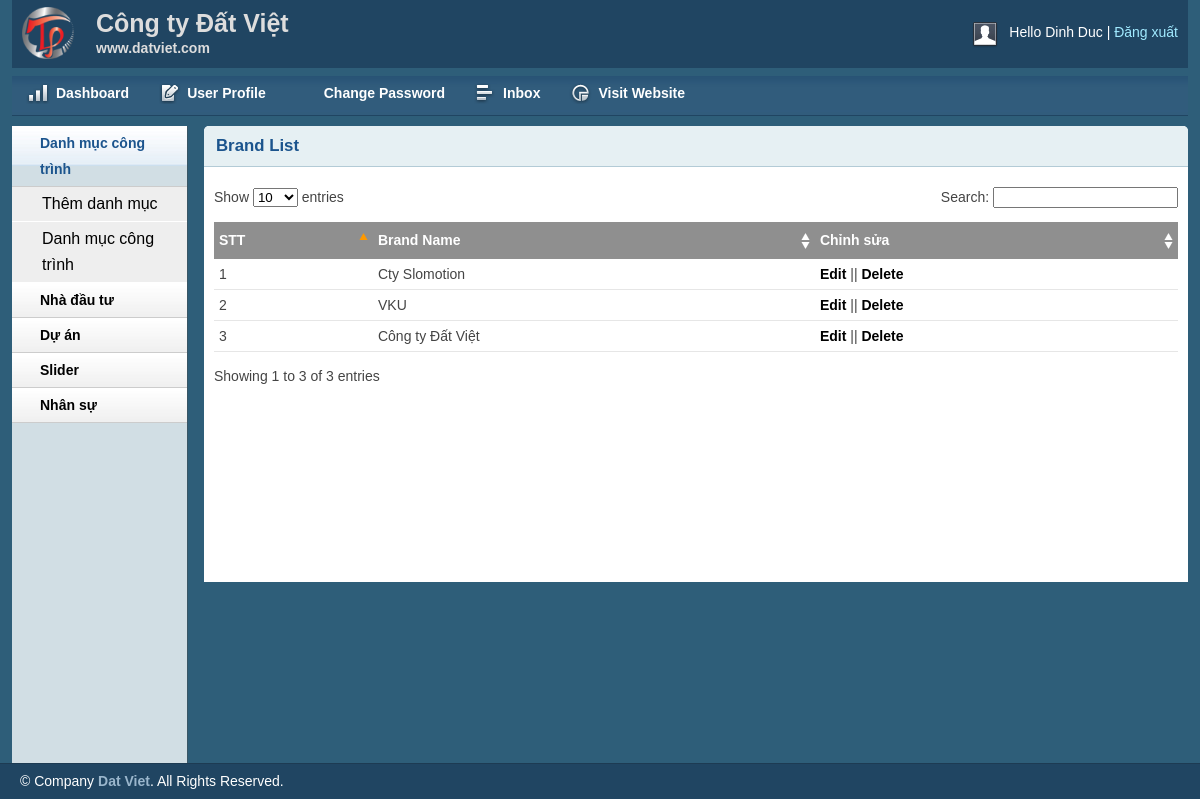
/website_datviet/admin/brandlist.php (signed in), run on the app's committed database.
### tables this page shows
CREATE TABLE `tbl_brand` (
  `brandId` int(11) NOT NULL,
  `brandName` varchar(255) NOT NULL
);

### website_datviet/lib/database.php (called while the page is built, shortened)
<?php
Class Database{
   public $host   = DB_HOST;
   public $user   = DB_USER;
   public $pass   = DB_PASS;
   public $dbname = DB_NAME;
   public $link;
private function connectDB(){
   $this->link = new mysqli($this->host, $this->user, $this->pass,
    $this->dbname);
 }
public function select($query){
  $result = $this->link->query($query) or
   die($this->link->error.__LINE__);
  if($result->num_rows > 0){
    return $result;
  } else {
    return false;
  }
 }
}
?>

### website_datviet/classes/brand.php (called while the page is built, shortened)
<?php
	$filepath = realpath(dirname(__FILE__));
	include_once ($filepath.'/../lib/database.php');
?>
<?php
	class brand
	{
		private $db;
		public function __construct()
		{
			$this->db = new Database();
		}
		public function show_brand()
		{
			$query = "SELECT * FROM tbl_brand order by brandId desc ";
			$result = $this->db->select($query);
			return $result;
		}
	}
 ?>

### website_datviet/admin/brandlist.php (the view, shortened to what this page needs)
<?php include 'inc/header.php';?>
<?php include 'inc/sidebar.php';?>
<?php include '../classes/brand.php'; ?>
<?php
$brand = new brand();
?>
        <div class="grid_10">
            <div class="box round first grid">
                <h2>Brand List</h2>
                <div class="block">
                    <table class="data display datatable" id="example">
					<thead>
						<tr>
							<th>STT</th>
							<th>Brand Name</th>
							<th>Chỉnh sửa</th>
						</tr>
					</thead>
					<tbody>
						<?php
						$show_brand = $brand->show_brand();
						if($show_brand){
							$i = 0;
							while ($result = $show_brand->fetch_assoc()) {
								$i++;
						?>
						<tr class="odd gradeX">
							<td><?php echo $i; ?></td>
							<td><?php echo $result['brandName'] ?></td>
							<td><a href="brandedit.php?brandid=<?php echo $result['brandId'] ?>">Edit</a> || <a onclick="return confirm('Are you want to delete')" href="?delid=<?php echo $result['brandId']?>">Delete</a></td>
						</tr>
						<?php
							}
						}
						?>
					</tbody>
				</table>
               </div>
            </div>
        </div>
<?php include 'inc/footer.php';?>

### website_datviet/admin/css/text.css (style rules this page uses)
body { font: 13px/1.5 Tahoma, Helvetica, Arial, 'Liberation Sans', FreeSans, sans-serif; }
h2 { font-size: 23px; }
p, dl, hr, h1, h2, h3, h4, h5, h6, ol, ul, pre, table, address, fieldset { margin-bottom: 20px; }

### website_datviet/admin/css/grid.css (style rules this page uses)
.grid_1, .grid_2, .grid_3, .grid_4, .grid_5, .grid_6, .grid_7, .grid_8, .grid_9, .grid_10, .grid_11, .grid_12, .grid_13, .grid_14, .grid_15, .grid_16 { display: inline; float: left; margin-left: 1%; margin-right: 1%; }
.container_12 .grid_10 { width: 81.333%; }

### website_datviet/admin/css/layout.css (style rules this page uses)
body { background: #fff none repeat scroll 0 0; color: #444; font-size: 14px; padding: 0; }
a { color: #000; font-weight:bold; text-decoration: none; }
h1, h2, h3, h4, h5, h6 { line-height:1.2em; margin-bottom:.3em; }
h2 { margin-top:1em; }
.box { background:#fff; margin-bottom:20px; padding:10px 10px 10px 10px; margin-left:-8px; }
.box.grid { padding-bottom:40px; }
.box.round { -moz-border-radius: 5px 5px 0px 0px; -webkit-border-radius: 5px 5px 0px 0px; border-radius: 5px 5px 0px 0px; }
.box h2 { font-size:1.2em; font-weight:bold; color:#1B548D; background:#E6F0F3; margin:-10px -10px 0 -10px; padding:10px 12px; border-bottom:1px solid #B3CBD6; -moz-border-radius: 5px 5px 0px 0px; -webkit-border-radius: 5px 5px 0px 0px; border-radius: 5px 5px 0px 0px; }
.box.first { min-height: 406px; }
.block { padding-top:20px; }
.block { padding-bottom:1px; }
table.display { margin: 0 auto; clear: both; width: 100%; }
.sorting_asc { background: #8f8f8f url(../img/table/sort_asc.png) no-repeat center right; padding:8px 5px; text-align:left; color:#fff; }
.sorting { background:#8f8f8f url(../img/table/sort_both.png) no-repeat center right; padding:8px 5px; text-align:left; color:#fff; }
tr.odd { height: 30px; line-height: 30px; border-bottom:1px solid #e6e6e6; }
tr.even { height: 30px; line-height: 30px; border-bottom:1px solid #e6e6e6; }
tr.odd td, tr.even td { padding-left:5px; }

### data on the page
tbl_brand: brandName "Cty Slomotion"
tbl_brand: brandName "VKU"
tbl_brand: brandName "Công ty Đất Việt"

### other printed values
Session::get('adminName') "Dinh Duc"
